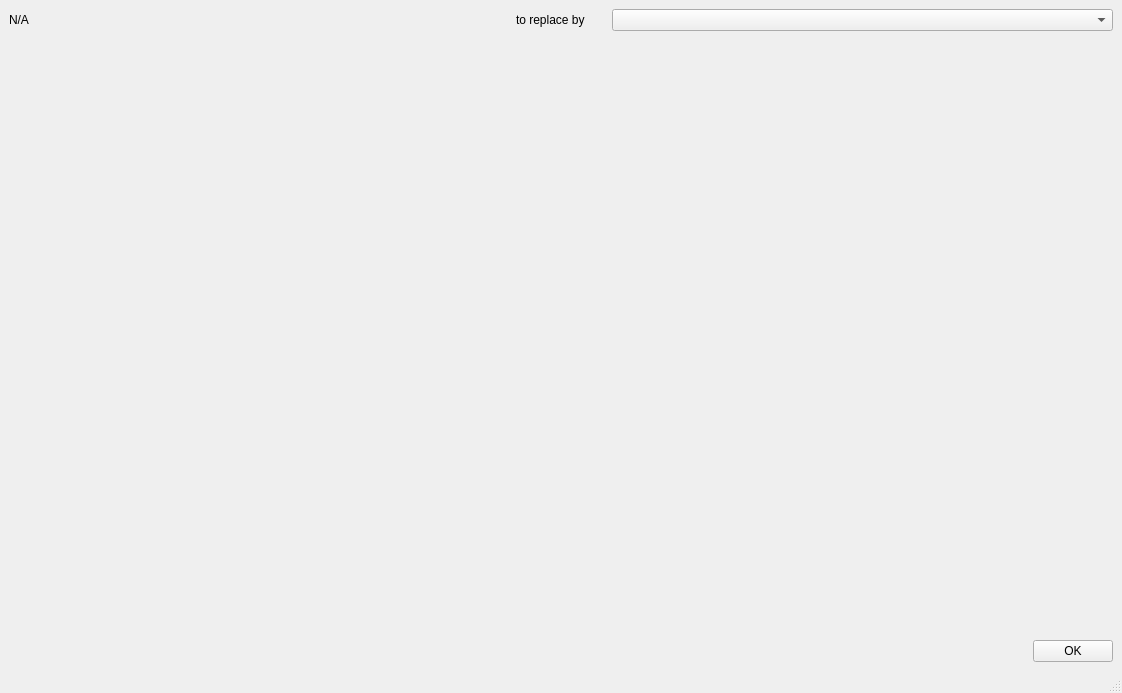
<?xml version="1.0" encoding="UTF-8"?>
<ui version="4.0">
 <class>MainWindow</class>
 <widget class="QMainWindow" name="MainWindow">
  <property name="geometry">
   <rect>
    <x>0</x>
    <y>0</y>
    <width>1122</width>
    <height>693</height>
   </rect>
  </property>
  <property name="windowTitle">
   <string>MainWindow</string>
  </property>
  <widget class="QWidget" name="centralwidget">
   <layout class="QVBoxLayout" name="verticalLayout">
    <item>
     <layout class="QHBoxLayout" name="horizontalLayout">
      <item>
       <widget class="QLabel" name="name_of_current_file">
        <property name="text">
         <string>N/A</string>
        </property>
       </widget>
      </item>
      <item>
       <widget class="QLabel" name="label_2">
        <property name="minimumSize">
         <size>
          <width>90</width>
          <height>0</height>
         </size>
        </property>
        <property name="maximumSize">
         <size>
          <width>90</width>
          <height>16777215</height>
         </size>
        </property>
        <property name="text">
         <string>to replace by</string>
        </property>
       </widget>
      </item>
      <item>
       <widget class="QComboBox" name="replace_by_comboBox"/>
      </item>
     </layout>
    </item>
    <item>
     <layout class="QHBoxLayout" name="horizontalLayout_2">
      <item>
       <widget class="QWidget" name="before_widget" native="true">
        <property name="sizePolicy">
         <sizepolicy hsizetype="Preferred" vsizetype="Expanding">
          <horstretch>0</horstretch>
          <verstretch>0</verstretch>
         </sizepolicy>
        </property>
       </widget>
      </item>
      <item>
       <widget class="QWidget" name="after_widget" native="true">
        <property name="sizePolicy">
         <sizepolicy hsizetype="Preferred" vsizetype="Expanding">
          <horstretch>0</horstretch>
          <verstretch>0</verstretch>
         </sizepolicy>
        </property>
       </widget>
      </item>
     </layout>
    </item>
    <item>
     <layout class="QHBoxLayout" name="horizontalLayout_3">
      <item>
       <spacer name="horizontalSpacer">
        <property name="orientation">
         <enum>Qt::Horizontal</enum>
        </property>
        <property name="sizeHint" stdset="0">
         <size>
          <width>40</width>
          <height>20</height>
         </size>
        </property>
       </spacer>
      </item>
      <item>
       <widget class="QPushButton" name="ok_pushButton">
        <property name="text">
         <string>OK</string>
        </property>
       </widget>
      </item>
     </layout>
    </item>
   </layout>
  </widget>
  <widget class="QMenuBar" name="menubar">
   <property name="geometry">
    <rect>
     <x>0</x>
     <y>0</y>
     <width>1122</width>
     <height>24</height>
    </rect>
   </property>
  </widget>
  <widget class="QStatusBar" name="statusbar"/>
 </widget>
 <resources/>
 <connections/>
</ui>
